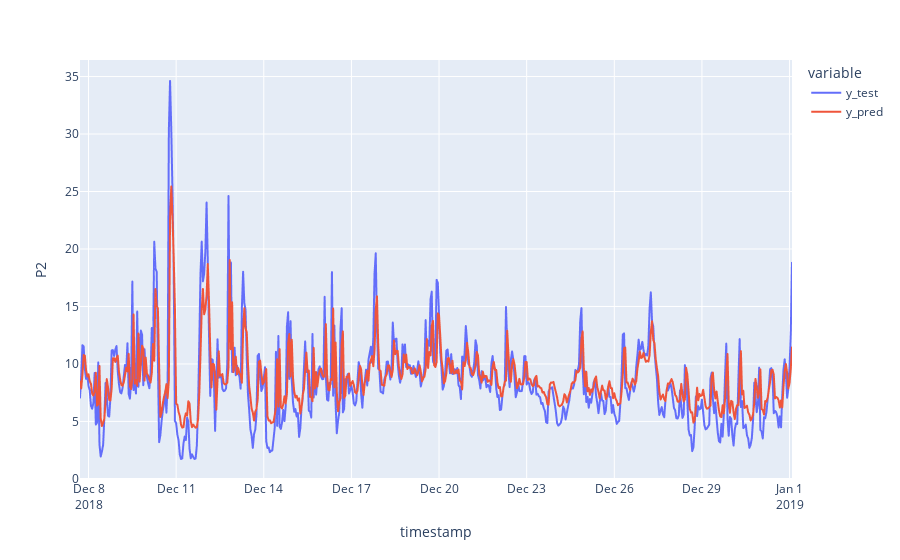

The code cell stored with this chart in its notebook:
### Code cell
# Create Line plot
fig, ax = plt.subplots(figsize=(15, 6))
fig = px.line(df_pred_test, labels={"value":"P2"})
fig.show()

### Figure 1 — Plotly figure (JSON) as saved in the notebook; plotly's stock layout.template omitted (floating-point values rounded to 4 significant figures; data arrays with more than 128 entries replaced by an {"elided": "..."} marker saying what was removed)
{"data": [{"hovertemplate": "variable=y_test<br>timestamp=%{x}<br>P2=%{y}<extra></extra>", "legendgroup": "y_test", "line": {"color": "#636efa", "dash": "solid"}, "marker": {"symbol": "circle"}, "mode": "lines", "name": "y_test", "showlegend": true, "type": "scattergl", "x": {"elided": "586 str values"}, "xaxis": "x", "y": {"elided": "586 float values"}, "yaxis": "y"}, {"hovertemplate": "variable=y_pred<br>timestamp=%{x}<br>P2=%{y}<extra></extra>", "legendgroup": "y_pred", "line": {"color": "#EF553B", "dash": "solid"}, "marker": {"symbol": "circle"}, "mode": "lines", "name": "y_pred", "showlegend": true, "type": "scattergl", "x": {"elided": "586 str values"}, "xaxis": "x", "y": {"elided": "586 float values"}, "yaxis": "y"}], "layout": {"legend": {"title": {"text": "variable"}, "tracegroupgap": 0}, "margin": {"t": 60}, "xaxis": {"anchor": "y", "domain": [0, 1], "title": {"text": "timestamp"}}, "yaxis": {"anchor": "x", "domain": [0, 1], "title": {"text": "P2"}}}}
